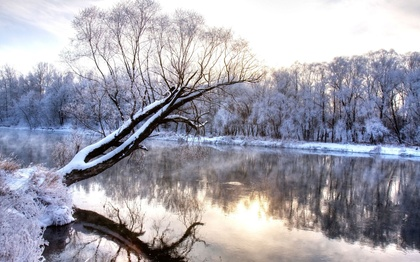
%> input picture mypic.jpg, 420 x 262 px, shrunk from 2560 x 1600 before the run
$ octave m23.m   (GNU Octave 9; MATLAB toolbox functions it lacks are replaced by stand-ins)
%> lines starting %> are read from the running program, lines starting %| are printed output that depends on the picture
init_img = imread('mypic.jpg');
%> init_img is the input picture: size 262x420x3 uint8; mean R, G, B 162.1, 160.8, 171.7

% rgb matrixes
r = zeros(256, 1);
g = zeros(256, 1);
b = zeros(256, 1);

%% main loop

for i = 1:size(init_img, 1)
   for j = 1:size(init_img,2)
       pix = init_img(i,j,1:3);

       r(pix(1)+1) = r(pix(1)+1) + 1;
       g(pix(2)+1) = g(pix(2)+1) + 1;
       b(pix(3)+1) = b(pix(3)+1) + 1;
   end
end
%> after the loop, b = 256 values, max 11849 at index 255, min 0 at index 256, mean 429.8; g = 256 values, max 11752 at index 255, min 0 at index 256, mean 429.8; r = 256 values, max 12854 at index 255, min 0 at index 256, mean 429.8

%% plot
subplot(2,1,1);
title('histogram using for loops');
hold('on');
bar(r);
bar(g);
bar(b);

%% compare data
subplot(2,1,2);
title('imhist');
hold('on');
imhist(init_img(:,:,1));
imhist(init_img(:,:,2));
imhist(init_img(:,:,3));
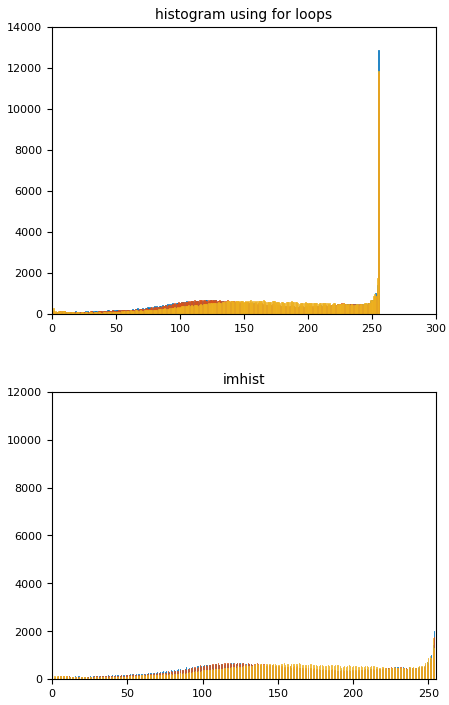
%> figure redrawn from the program's plot data, 2 panels; panel 1: tallest bar 12854 high, from x = 254.6 to 255.4; panel 1: tallest bar 11752 high, from x = 254.6 to 255.4; panel 1: tallest bar 11849 high, from x = 254.6 to 255.4; panel 2: highest point at x = 255, y = 10861

$ run again, with a.jpg copied over mypic.jpg
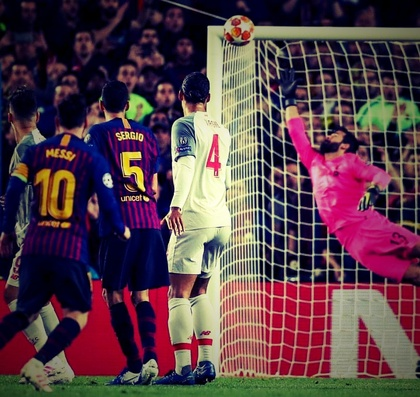
%> input picture a.jpg, 420 x 397 px, shrunk from 809 x 764 before the run
%> init_img is the input picture: size 397x420x3 uint8; mean R, G, B 89, 63.1, 72.7
%> after the loop `for i = 1:size(init_img, 1)`: b = 256 values, max 2341 at index 37, min 0 at index 243, mean 651.3; g = 256 values, max 26317 at index 1, min 0 at index 256, mean 651.3; r = 256 values, max 15890 at index 1, min 0 at index 256, mean 651.3
%> `imhist(init_img(:,:,3));`:
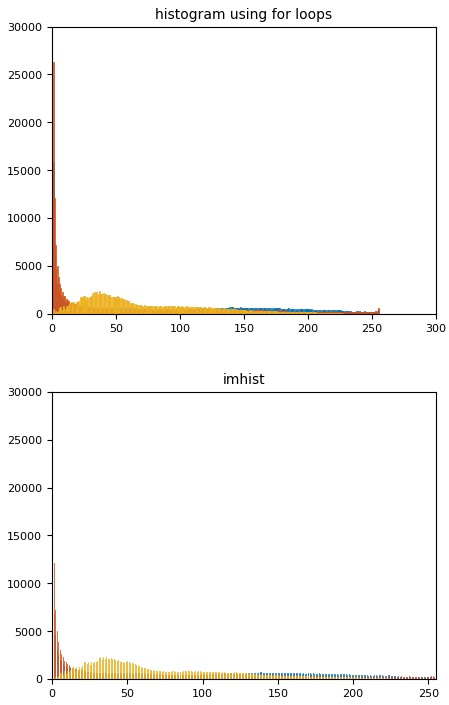
%> figure redrawn from the program's plot data, 2 panels; panel 1: tallest bar 15890 high, from x = 0.6 to 1.4; panel 1: tallest bar 26317 high, from x = 0.6 to 1.4; panel 1: tallest bar 2341 high, from x = 36.6 to 37.4; panel 2: highest point at x = 0, y = 15890

$ run again, with baby.jpg copied over mypic.jpg
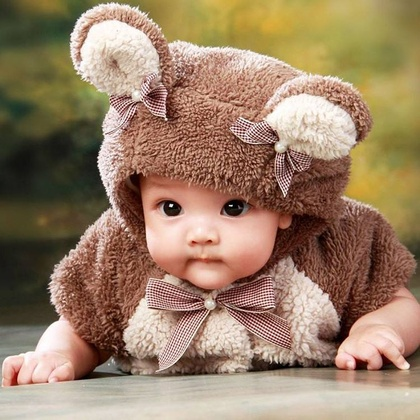
%> input picture baby.jpg, 420 x 420 px, shrunk from 750 x 750 before the run
%> init_img is the input picture: size 420x420x3 uint8; mean R, G, B 155.5, 129.2, 103.6
%> after the loop `for i = 1:size(init_img, 1)`: b = 256 values, max 1489 at index 79, min 0 at index 256, mean 689.1; g = 256 values, max 1280 at index 169, min 0 at index 256, mean 689.1; r = 256 values, max 2294 at index 255, min 0 at index 256, mean 689.1
%> `imhist(init_img(:,:,3));`:
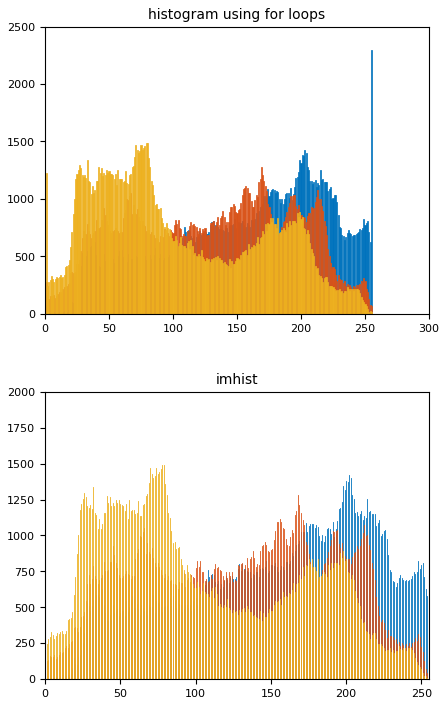
%> figure redrawn from the program's plot data, 2 panels; panel 1: tallest bar 2294 high, from x = 254.6 to 255.4; panel 1: tallest bar 1280 high, from x = 168.6 to 169.4; panel 1: tallest bar 1489 high, from x = 78.6 to 79.4; panel 2: highest point at x = 255, y = 1719

$ run again, with cat.jpg copied over mypic.jpg
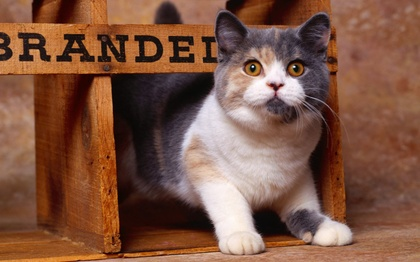
%> input picture cat.jpg, 420 x 262 px, shrunk from 1920 x 1200 before the run
%> init_img is the input picture: size 262x420x3 uint8; mean R, G, B 126.2, 85.3, 66.7
%> after the loop `for i = 1:size(init_img, 1)`: b = 256 values, max 1890 at index 1, min 0 at index 256, mean 429.8; g = 256 values, max 1632 at index 10, min 0 at index 256, mean 429.8; r = 256 values, max 1026 at index 149, min 0 at index 1, mean 429.8
%> `imhist(init_img(:,:,3));`:
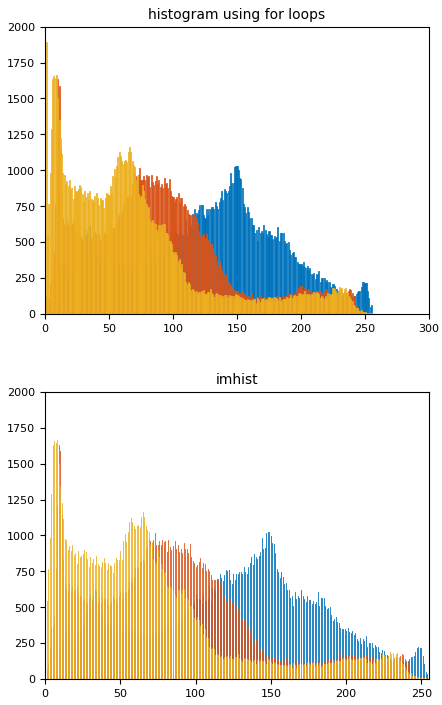
%> figure redrawn from the program's plot data, 2 panels; panel 1: tallest bar 1026 high, from x = 148.6 to 149.4; panel 1: tallest bar 1632 high, from x = 9.6 to 10.4; panel 1: tallest bar 1890 high, from x = 0.6 to 1.4; panel 2: highest point at x = 148, y = 1026
